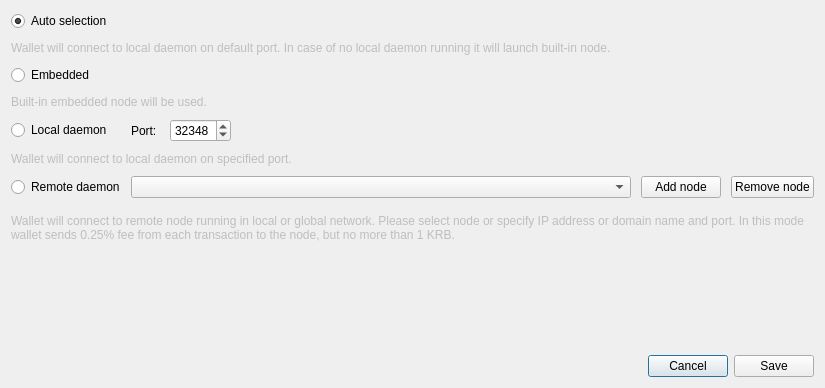
<?xml version="1.0" encoding="UTF-8"?>
<ui version="4.0">
 <class>ConnectionSettingsDialog</class>
 <widget class="QDialog" name="ConnectionSettingsDialog">
  <property name="windowModality">
   <enum>Qt::ApplicationModal</enum>
  </property>
  <property name="geometry">
   <rect>
    <x>0</x>
    <y>0</y>
    <width>600</width>
    <height>388</height>
   </rect>
  </property>
  <property name="windowTitle">
   <string>Connection settings</string>
  </property>
  <layout class="QGridLayout" name="gridLayout_2">
   <item row="2" column="0">
    <layout class="QHBoxLayout" name="horizontalLayout">
     <item>
      <spacer name="horizontalSpacer">
       <property name="orientation">
        <enum>Qt::Horizontal</enum>
       </property>
       <property name="sizeHint" stdset="0">
        <size>
         <width>40</width>
         <height>20</height>
        </size>
       </property>
      </spacer>
     </item>
     <item>
      <widget class="QPushButton" name="connectionCancelButton">
       <property name="text">
        <string>Cancel</string>
       </property>
      </widget>
     </item>
     <item>
      <widget class="QPushButton" name="connectionSaveButton">
       <property name="text">
        <string>Save</string>
       </property>
      </widget>
     </item>
    </layout>
   </item>
   <item row="0" column="0">
    <layout class="QGridLayout" name="gridLayout">
     <property name="sizeConstraint">
      <enum>QLayout::SetMaximumSize</enum>
     </property>
     <property name="verticalSpacing">
      <number>10</number>
     </property>
     <item row="0" column="0">
      <widget class="QRadioButton" name="radioButton_1">
       <property name="enabled">
        <bool>true</bool>
       </property>
       <property name="text">
        <string>Auto selection</string>
       </property>
       <property name="checked">
        <bool>true</bool>
       </property>
      </widget>
     </item>
     <item row="1" column="0" colspan="2">
      <widget class="QLabel" name="label">
       <property name="enabled">
        <bool>false</bool>
       </property>
       <property name="text">
        <string>Wallet will connect to local daemon on default port. In case of no local daemon running it will launch built-in node.</string>
       </property>
       <property name="wordWrap">
        <bool>true</bool>
       </property>
      </widget>
     </item>
     <item row="2" column="0">
      <widget class="QRadioButton" name="radioButton_2">
       <property name="text">
        <string>Embedded</string>
       </property>
      </widget>
     </item>
     <item row="3" column="0" colspan="2">
      <widget class="QLabel" name="label_2">
       <property name="enabled">
        <bool>false</bool>
       </property>
       <property name="text">
        <string>Built-in embedded node will be used.</string>
       </property>
       <property name="wordWrap">
        <bool>true</bool>
       </property>
      </widget>
     </item>
     <item row="4" column="0">
      <widget class="QRadioButton" name="radioButton_3">
       <property name="text">
        <string>Local daemon</string>
       </property>
      </widget>
     </item>
     <item row="4" column="1">
      <layout class="QHBoxLayout" name="horizontalLayout_2">
       <property name="spacing">
        <number>10</number>
       </property>
       <item>
        <widget class="QLabel" name="label_3">
         <property name="text">
          <string>Port: </string>
         </property>
        </widget>
       </item>
       <item>
        <widget class="QSpinBox" name="m_localDaemonPort">
         <property name="minimum">
          <number>0</number>
         </property>
         <property name="maximum">
          <number>65535</number>
         </property>
         <property name="value">
          <number>32348</number>
         </property>
         <property name="displayIntegerBase">
          <number>10</number>
         </property>
        </widget>
       </item>
       <item>
        <spacer name="horizontalSpacer_2">
         <property name="orientation">
          <enum>Qt::Horizontal</enum>
         </property>
         <property name="sizeHint" stdset="0">
          <size>
           <width>40</width>
           <height>20</height>
          </size>
         </property>
        </spacer>
       </item>
      </layout>
     </item>
     <item row="5" column="0" colspan="2">
      <widget class="QLabel" name="label_4">
       <property name="enabled">
        <bool>false</bool>
       </property>
       <property name="text">
        <string>Wallet will connect to local daemon on specified port.</string>
       </property>
       <property name="wordWrap">
        <bool>true</bool>
       </property>
      </widget>
     </item>
     <item row="6" column="0">
      <widget class="QRadioButton" name="radioButton_4">
       <property name="text">
        <string>Remote daemon</string>
       </property>
      </widget>
     </item>
     <item row="6" column="1">
      <layout class="QHBoxLayout" name="horizontalLayout_3">
       <property name="spacing">
        <number>10</number>
       </property>
       <item>
        <widget class="QComboBox" name="remoteNodesComboBox">
         <property name="minimumSize">
          <size>
           <width>500</width>
           <height>0</height>
          </size>
         </property>
         <property name="editable">
          <bool>false</bool>
         </property>
         <property name="insertPolicy">
          <enum>QComboBox::InsertAtTop</enum>
         </property>
        </widget>
       </item>
       <item>
        <widget class="QPushButton" name="addNodeButton">
         <property name="text">
          <string>Add node</string>
         </property>
         <property name="icon">
          <iconset resource="../../resources.qrc">
           <normaloff>:/icons/add</normaloff>:/icons/add</iconset>
         </property>
        </widget>
       </item>
       <item>
        <widget class="QPushButton" name="removeNodeButton">
         <property name="text">
          <string>Remove node</string>
         </property>
         <property name="icon">
          <iconset resource="../../resources.qrc">
           <normaloff>:/icons/remove</normaloff>:/icons/remove</iconset>
         </property>
        </widget>
       </item>
       <item>
        <spacer name="horizontalSpacer_3">
         <property name="orientation">
          <enum>Qt::Horizontal</enum>
         </property>
         <property name="sizeHint" stdset="0">
          <size>
           <width>40</width>
           <height>20</height>
          </size>
         </property>
        </spacer>
       </item>
      </layout>
     </item>
     <item row="7" column="0" colspan="2">
      <widget class="QLabel" name="label_5">
       <property name="enabled">
        <bool>false</bool>
       </property>
       <property name="sizePolicy">
        <sizepolicy hsizetype="Preferred" vsizetype="MinimumExpanding">
         <horstretch>0</horstretch>
         <verstretch>0</verstretch>
        </sizepolicy>
       </property>
       <property name="minimumSize">
        <size>
         <width>0</width>
         <height>40</height>
        </size>
       </property>
       <property name="text">
        <string>Wallet will connect to remote node running in local or global network. Please select node or specify IP address or domain name and port. In this mode wallet sends 0.25% fee from each transaction to the node, but no more than 1 KRB.</string>
       </property>
       <property name="wordWrap">
        <bool>true</bool>
       </property>
      </widget>
     </item>
    </layout>
   </item>
   <item row="1" column="0">
    <spacer name="verticalSpacer">
     <property name="orientation">
      <enum>Qt::Vertical</enum>
     </property>
     <property name="sizeHint" stdset="0">
      <size>
       <width>20</width>
       <height>40</height>
      </size>
     </property>
    </spacer>
   </item>
  </layout>
 </widget>
 <resources>
  <include location="../../resources.qrc"/>
 </resources>
 <connections>
  <connection>
   <sender>connectionCancelButton</sender>
   <signal>clicked()</signal>
   <receiver>ConnectionSettingsDialog</receiver>
   <slot>reject()</slot>
   <hints>
    <hint type="sourcelabel">
     <x>549</x>
     <y>259</y>
    </hint>
    <hint type="destinationlabel">
     <x>338</x>
     <y>140</y>
    </hint>
   </hints>
  </connection>
  <connection>
   <sender>connectionSaveButton</sender>
   <signal>clicked()</signal>
   <receiver>ConnectionSettingsDialog</receiver>
   <slot>accept()</slot>
   <hints>
    <hint type="sourcelabel">
     <x>630</x>
     <y>259</y>
    </hint>
    <hint type="destinationlabel">
     <x>338</x>
     <y>140</y>
    </hint>
   </hints>
  </connection>
  <connection>
   <sender>addNodeButton</sender>
   <signal>clicked()</signal>
   <receiver>ConnectionSettingsDialog</receiver>
   <slot>addNodeClicked()</slot>
   <hints>
    <hint type="sourcelabel">
     <x>361</x>
     <y>153</y>
    </hint>
    <hint type="destinationlabel">
     <x>290</x>
     <y>135</y>
    </hint>
   </hints>
  </connection>
  <connection>
   <sender>removeNodeButton</sender>
   <signal>clicked()</signal>
   <receiver>ConnectionSettingsDialog</receiver>
   <slot>removeNodeClicked()</slot>
   <hints>
    <hint type="sourcelabel">
     <x>459</x>
     <y>177</y>
    </hint>
    <hint type="destinationlabel">
     <x>299</x>
     <y>193</y>
    </hint>
   </hints>
  </connection>
 </connections>
</ui>
